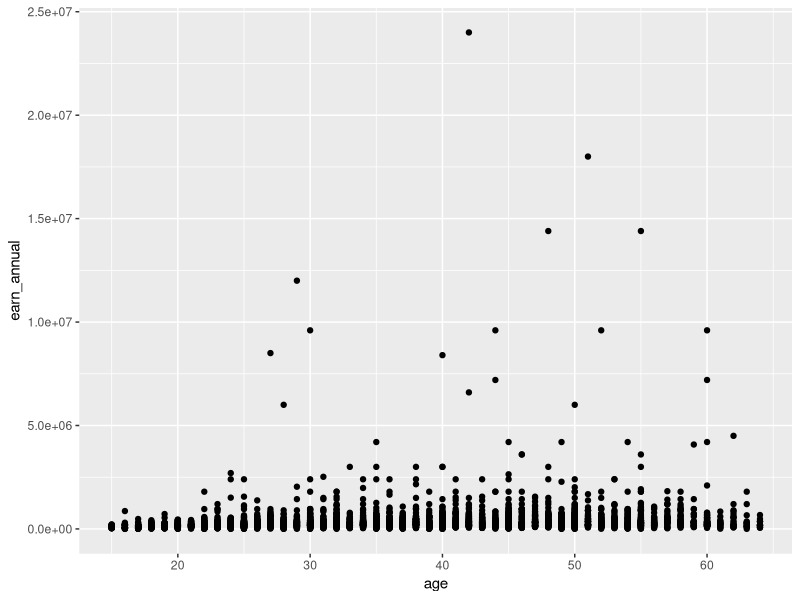

Write R code to recreate this figure.
# 02_default.R  (Question 4: R's default scatterplot, nothing added)
# Run 01_prepare.R first.

library(readr)
library(ggplot2)

data <- read_csv("outputs/analysis_data.csv", show_col_types = FALSE)

p <- ggplot(data, aes(age, earn_annual)) + geom_point()

dir.create("figures", showWarnings = FALSE)
ggsave("figures/default.svg", p, width = 7, height = 5)
